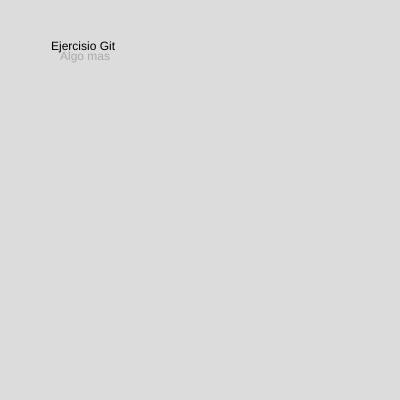
Frame 1 (no input)
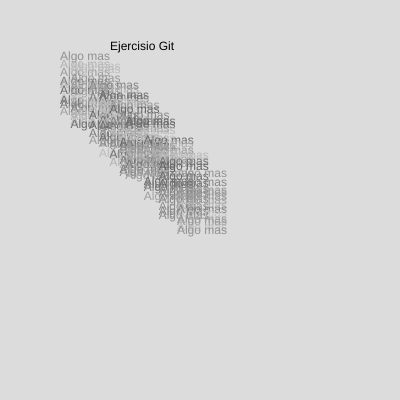
Frame 60 (no input)
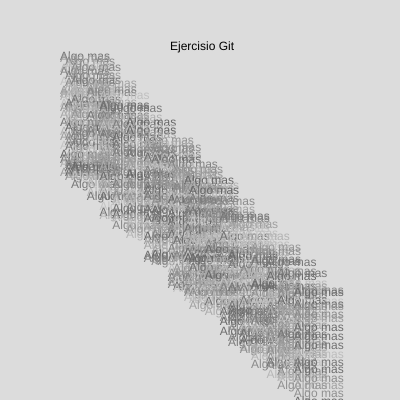
Frame 120 (the mouse pressed at the canvas centre since frame 60)

The p5.js sketch that drew these frames (run headless with seeded random() and noise() and a simulated clock; from frame 60 on, the mouse is pressed at the canvas centre):

// p5.js sketch
// ── sketch.js
function setup() {
  createCanvas(400, 400);
}

function draw() {
  background(220);
  fill(0)
  text("Ejercisio Git",50 + (frameCount),50)
  text("Hola",-400 + (frameCount),50)
  for (let index = 0; index < frameCount; index+=random(2,10)) {
    for (let j = 0; j < frameCount; j+=random(2,10)) {
      fill(random(100,200))
    text("Algo mas",60 +(index*2),60 +(index*2) + j)

    }
    
    
  }
}
//git
